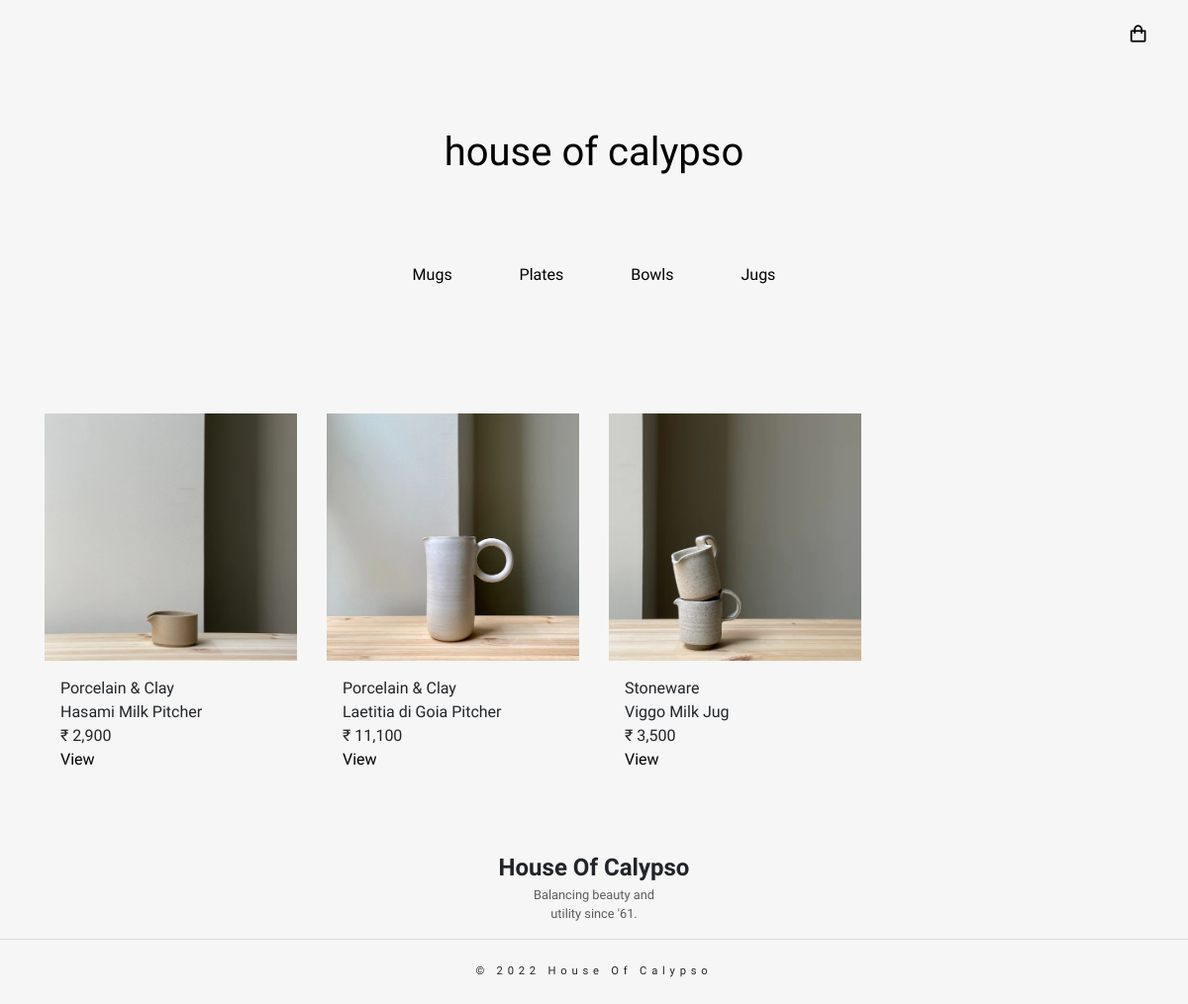
The app's page /shop.php?category=Jugs with its own data.
### tables this page shows
CREATE TABLE `products` (
  `product_id` int(11) NOT NULL,
  `product_category_id` int(11) NOT NULL,
  `name` varchar(150) NOT NULL,
  `description` varchar(250) NOT NULL,
  `material` varchar(30) NOT NULL,
  `colour` varchar(30) NOT NULL,
  `measurements` varchar(30) NOT NULL,
  `stock` int(11) NOT NULL,
  `price` float NOT NULL
);

### shop.php (the view, shortened to what this page needs)
<?php
    require "include/database_connect.php";
    $product_category = isset($_GET['category']) ? $_GET['category']: "Mugs";
    $sql1 = "SELECT * FROM product_category WHERE category_name='$product_category'";
    $result1 = mysqli_query($conn, $sql1);
    $category = mysqli_fetch_assoc($result1);
    $product_category_id = $category['product_category_id'];
    $sql2 = "SELECT * FROM products WHERE product_category_id='$product_category_id'";
    $result2 = mysqli_query($conn, $sql2);
    $products = mysqli_fetch_all($result2, MYSQLI_ASSOC);
?>
<!DOCTYPE html>
<html lang="en">
<head>
    <?php
        include "include/all_links.php";
    ?>
    <link href="css/shop.css" rel="stylesheet">
</head>
<body>
    <div class="shop-header">
        <a href="cart.php" class="shop-cart-button"><i class='bx bx-shopping-bag'></i></a>
    </div>
    <div class="shop-landing">
        <div class="shop-title">
            <a href="home.php">
                <h1>house of calypso</h1>
            </a>
        </div>
        <div class="product-menu">
            <a href="shop.php?category=Mugs">Mugs</a>
            <a href="shop.php?category=Plates">Plates</a>
            <a href="shop.php?category=Bowls">Bowls</a>
            <a href="shop.php?category=Jugs">Jugs</a>
        </div>
    </div>
    <div class="container my-5">
        <div class="row">
            <?php
                if (count($products) > 0) {
                    foreach($products as $product) {
                        $product_images = glob("img/products/".$product['product_id']."/*");
            ?>
            <div class="col-md-3">
                <div class="content">
                    <div class="image-container">
                        <img src="<?= $product_images[0] ?>" alt="" />
                    </div>
                    <div class="content-container">
                        <div class="product-material"><?= $product['material'] ?></div>
                        <div class="product-title"><?= $product['name'] ?></div>
                        <div class="product-price">&#x20B9; <?= number_format($product['price']); ?></div>
                        <div class="button-container">
                            <a href="shop_product.php?product_id=<?= $product['product_id'] ?>" class="">View</a>
                        </div>
                    </div>
                </div>
            </div>
            <?php
                }
                }
            ?>
        </div>
    </div>
    <?php
        include "include/footer.php"
    ?>
</body>
</html>

### css/common.css (style rules this page uses)
* { box-sizing: border-box; margin: 0; padding: 0; font-size: 16px; font-family: 'Varela', sans-serif; text-decoration: none; }
html { scroll-behavior: smooth; }
:root { --color-bg: #F9F9F9; --color-bg-2: #FFFFFF; --text-header: white; --text-header-alt:#a5a9a0; --text-normal: #000000; --text-link: rgb(95, 90, 90); }
@media (min-width: 992px) { nav ul li .user-login-button, nav ul li .user-logout-button, .shop-cart-button { padding-left: 2rem; } }
.shop-header { display: flex; justify-content: flex-end; align-items: flex-end; padding: 0px 40px; background-color: rgb(246,246,246); height: 50px; }
.shop-header a { display: block; color: #000000; }
.shop-cart-button i { font-size: 1.3rem; cursor: pointer; color: black; }

### css/shop.css (style rules this page uses)
body { background-color: rgb(246,246,246); }
.shop-landing { min-height: 40vh; display: flex; flex-direction: column; justify-content: space-evenly; align-items: center; }
.shop-title a { color: #000; text-decoration: none; }
.product-menu a { text-decoration: none; color: black; padding: 1rem 2rem; transition: all 0.3s ease; }
.content { display: flex; flex-direction: column; margin-bottom: 15px; overflow: hidden; }
.image-container { height: 250px; }
.image-container img { height: 100%; width: 100%; object-fit: cover; }
.content-container { padding: 1rem; }
.button-container a { display: inline-block; text-decoration: none; color: black; }

### records on screen
products: shows a picture, material "Porcelain & Clay", name "Hasami Milk Pitcher", price "2,900"
products: shows a picture, material "Porcelain & Clay", name "Laetitia di Goia Pitcher", price "11,100"
products: shows a picture, material "Stoneware", name "Viggo Milk Jug", price "3,500"
